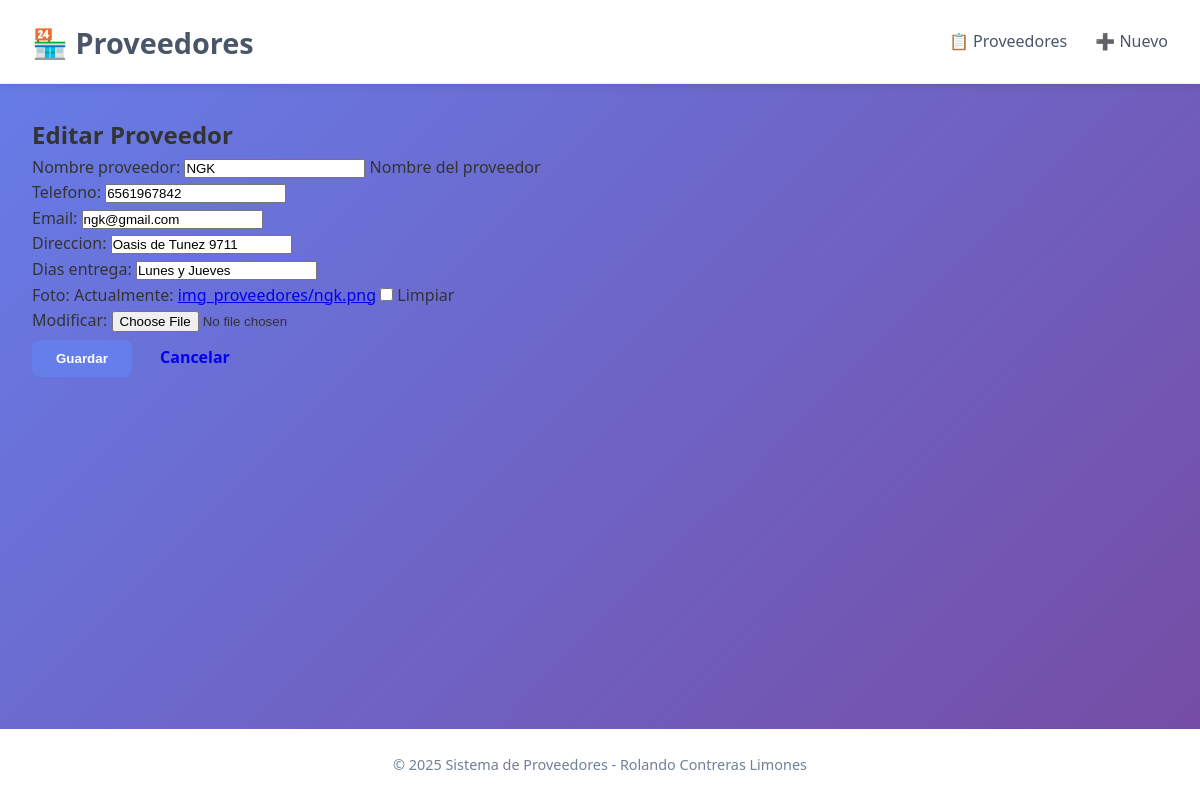
/editar/3/, run on the app's committed database.
### app_proveedor/models.py (models this page shows, shortened)
class Proveedor(models.Model):
    nombre_proveedor = models.CharField(max_length=50, help_text="Nombre del proveedor")
    telefono = models.CharField(max_length=15)
    email = models.EmailField(max_length=50)
    direccion = models.CharField(max_length=150)
    dias_entrega = models.CharField(max_length=100)
    foto = models.ImageField(upload_to='img_proveedores/', blank=True, null=True)
    class Meta:
        verbose_name = "Proveedor"
        verbose_name_plural = "Proveedores"

### app_proveedor/views.py (the view)
# urls.py: path('editar/<int:proveedor_id>/', views.editar_proveedor, name='editar_proveedor'),
def editar_proveedor(request, proveedor_id):
    proveedor = get_object_or_404(Proveedor, id=proveedor_id)
    if request.method == 'POST':
        form = ProveedorForm(request.POST, request.FILES, instance=proveedor)
        if form.is_valid():
            form.save()
            return redirect('app_proveedor:detalle_proveedor', proveedor_id=proveedor.id)
    else:
        form = ProveedorForm(instance=proveedor)
    return render(request, 'formulario_proveedor.html', {'form': form, 'titulo': 'Editar Proveedor'})

### app_proveedor/forms.py
class ProveedorForm(forms.ModelForm):
    class Meta:
        model = Proveedor
        fields = ['nombre_proveedor', 'telefono', 'email', 'direccion', 'dias_entrega', 'foto']

### app_proveedor/templates/formulario_proveedor.html (shortened to what this page needs)
{% extends 'base.html' %}
{% block contenido %}
<h2>{{ titulo }}</h2>
<form method="post" enctype="multipart/form-data" class="form-styled">
    {{ form.as_p }}
    <div class="actions">
        <button type="submit" class="btn btn-primary">Guardar</button>
        <a href="{% url 'app_proveedor:listar_proveedores' %}" class="btn">Cancelar</a>
    </div>
</form>
{% endblock %}

### app_proveedor/static/css/styles.css (style rules this page uses)
* { margin: 0; padding: 0; box-sizing: border-box; }
body { font-family: 'Segoe UI', Tahoma, Geneva, Verdana, sans-serif; background: linear-gradient(135deg, #667eea 0%, #764ba2 100%); color: #333; line-height: 1.6; }
.btn { padding: 0.7rem 1.5rem; border: none; border-radius: 8px; font-weight: 600; cursor: pointer; transition: background 0.3s; text-decoration: none; display: inline-block; }
.btn-primary { background: #667eea; color: white; }

### data on the page
Proveedor: nombre_proveedor "NGK", telefono "6561967842", email "ngk@gmail.com", direccion "Oasis de Tunez 9711", dias_entrega "Lunes y Jueves"

### other printed values
{{ titulo }} "Editar Proveedor"
